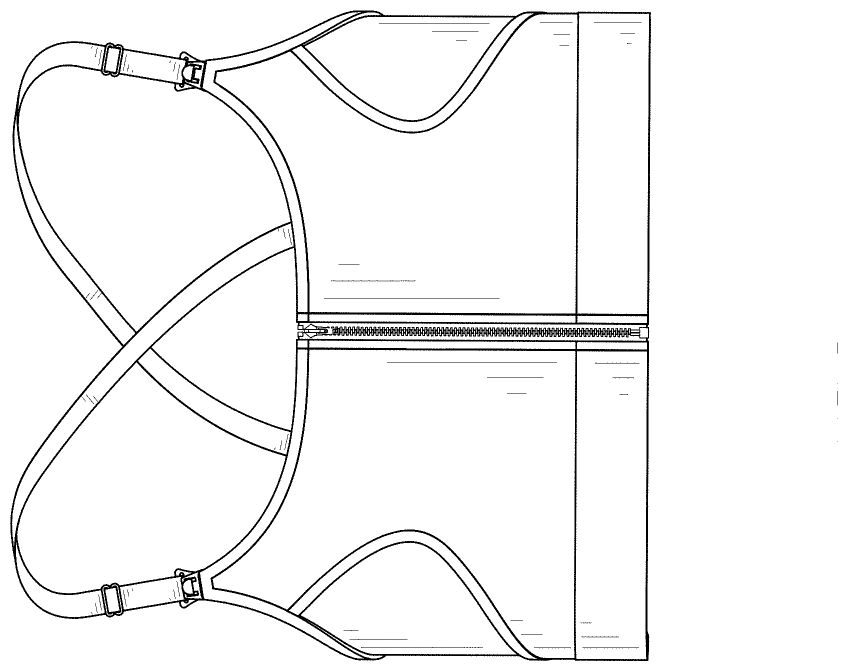
#> input picture Transformer-MedT/Images_100/0.png, 1695 x 1342 px (shown at 1/2 size); its folder holds 4 pictures in this run
$ python testing_transformer_ex.py
#> lines starting #> are read from the running program, lines starting #| are printed output that depends on the picture
import cv2
import matplotlib.pyplot as plt
import numpy as np
from matplotlib.patches import Circle
import os
import time
from skimage.io import imread, imshow, concatenate_images
from skimage.transform import resize
from PIL import Image,ImageDraw
import time
from skimage.io import imread_collection

os.environ['MKL_THREADING_LAYER'] = 'GNU'

data = '/data/reshad/Medical-Transformer/Images_100/'
result_location = '/data/reshad/Medical-Transformer/test_folder_Ex'
result_location_img= '/data/reshad/Medical-Transformer/test_folder_Ex/img/'
result_location_orginal = '/data/reshad/Medical-Transformer/test_folder_Ex/orginal/'

def preprocessing(data, result_location_img):
    print('************************* Preprocessing start and Mask Generation using Point-shooting Method ***************************')
    count = 0
    data_list = os.listdir(data)
    print('\n')
    print('Total Number of Images : ', len(data_list))
    print('\n')
    for i in range(len(data_list)):
        print('Start Preprocessing Image No :', i+1)
        # Load image, grayscale, blur, Otsu's threshold
        os.chdir(data)
        img = cv2.imread(data_list[i])  ### reading image
#> img is the input picture: shape (1342, 1695, 3); min 0, max 255, mean 245.6
        image=orginal=img.copy()
        #### Saving original images #####
        os.chdir(result_location_orginal)
        cv2.imwrite("orginal_%d.png" % count, orginal )  ### Saving Masked Image
        #### Saving input images #################
        os.chdir(result_location_img)
        orginal= resize(image, (128, 128, 3), mode='constant', preserve_range=True)
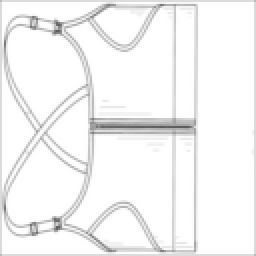
#> orginal: shape (128, 128, 3) float64 (shown 2 times larger); min 92.09, max 255, mean 244.5
        cv2.imwrite("orginal_%d.png" % count, orginal)  ### Saving resized original Image
        count=count + 1
#> pass 2 of the loop in preprocessing, `for i in range(len(data_list)):`:
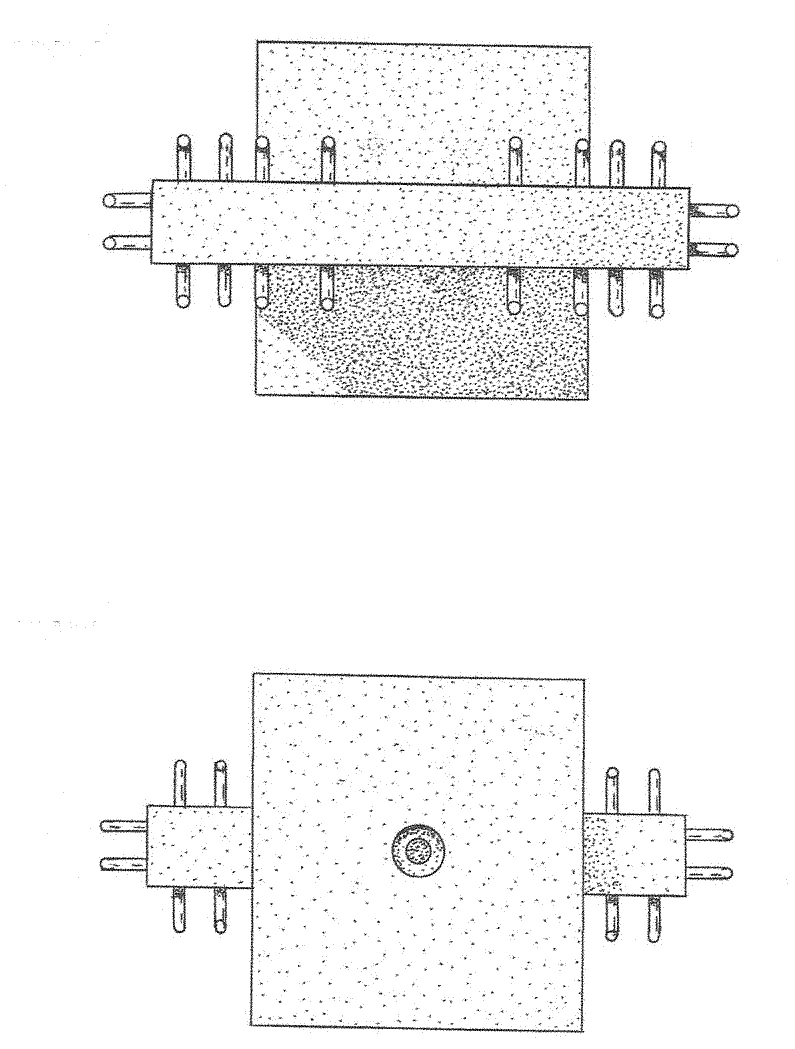
#> input picture Transformer-MedT/Images_100/1.png, 1590 x 2097 px (shown at 1/2 size)
#> in preprocessing, img is the input picture: shape (2097, 1590, 3); min 0, max 255, mean 246.7
#> in preprocessing, `orginal= resize(image, (128, 128, 3), mode='constant', preserve_range=..`:
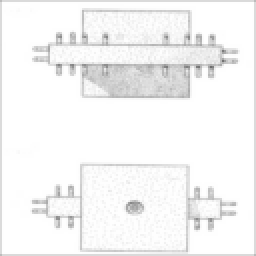
#> orginal: shape (128, 128, 3) float64 (shown 2 times larger); min 109.3, max 255, mean 245.5
#> pass 3 of the loop in preprocessing, `for i in range(len(data_list)):`:
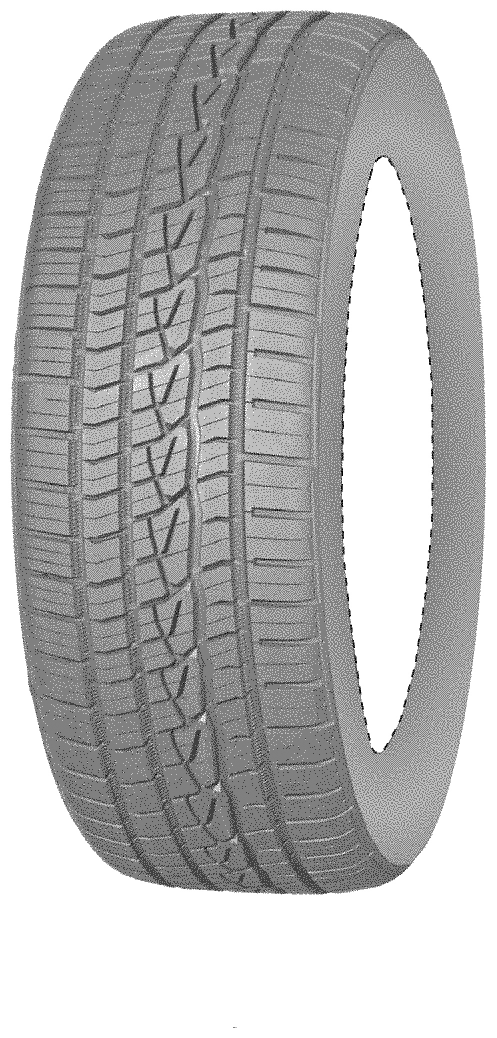
#> input picture Transformer-MedT/Images_100/10.png, 993 x 2075 px (shown at 1/2 size)
#> in preprocessing, img is the input picture: shape (2075, 993, 3); min 0, max 255, mean 181.8
#> in preprocessing, `orginal= resize(image, (128, 128, 3), mode='constant', preserve_range=..`:
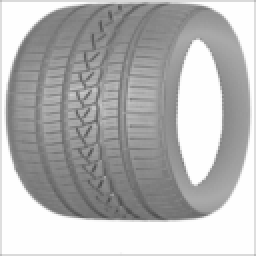
#> orginal: shape (128, 128, 3) float64 (shown 2 times larger); min 77.45, max 255, mean 180.7
#> the loop made 4 passes; the first 3 are shown
    print('*********************************** Preprocessing done *************************')


def rename(result_location_img):
    collection = result_location_img
#> (the run stopped early here; a loop or call above may not have finished)
